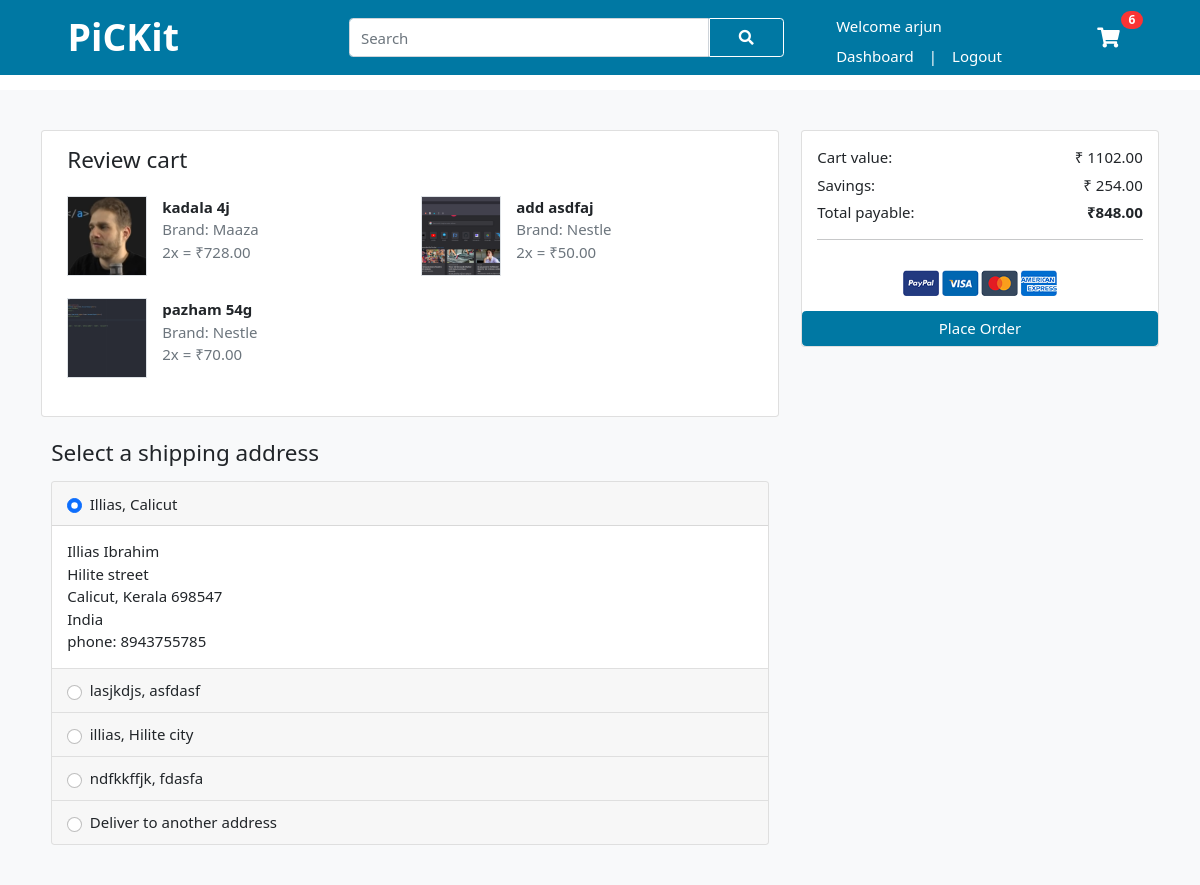
Page /checkout/ (signed in) on the earlier database version.
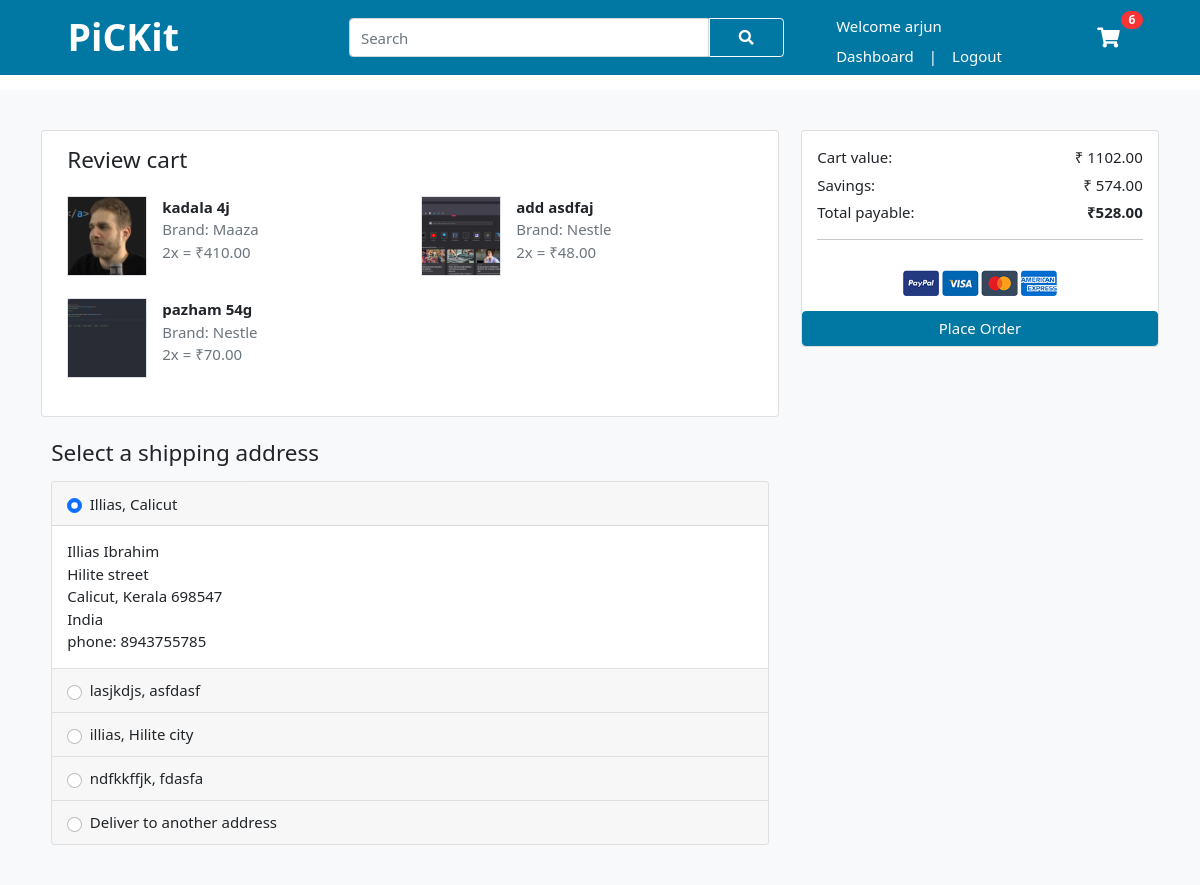
Same page on the later database version.
### user/models.py (models this page shows, shortened)
class CartItem(models.Model):
    user            = models.ForeignKey(Account,on_delete=models.CASCADE, null=True)
    product         = models.ForeignKey(Product, on_delete=models.CASCADE)
    cart            = models.ForeignKey(Cart, on_delete=models.CASCADE, null=True)
    quantity        = models.IntegerField()
    is_active       = models.BooleanField(default=True)
    def sub_total(self):
        return self.product.selling_price() * self.quantity

### vendor/models.py (models this page shows, shortened)
class Product(models.Model):
    product_name    = models.CharField(max_length=100, unique=True)
    mrp             = models.IntegerField()
    offer           = models.IntegerField(default=0)
    quantity        = models.CharField(max_length=10)
    description     = models.TextField(blank=True)
    brand           = models.ForeignKey(Brand, on_delete=models.CASCADE)
    category        = models.ForeignKey(Category, on_delete=models.CASCADE)
    image_1         = models.ImageField(upload_to = 'photos/products/primary')
    image_2         = models.ImageField(upload_to = 'photos/products/secondary')
    image_3         = models.ImageField(upload_to = 'photos/products/secondary', blank = True)
    image_4         = models.ImageField(upload_to = 'photos/products/secondary', blank = True)
    added_at        = models.DateTimeField(auto_now_add=True)
    modified_at     = models.DateTimeField(auto_now=True)
    def selling_price(self):
        if (self.category.cat_offer > self.offer):
            selling_price = self.mrp * (1-(int(self.category.cat_offer)/100))
        else:
            selling_price = self.mrp * (1-(int(self.offer)/100))
        return ceil(selling_price)
    def discount_amount(self):
        if (self.category.cat_offer > self.offer):
            discount_amount = self.mrp * ((int(self.category.cat_offer)/100))
        else:
            discount_amount = self.mrp * ((int(self.offer)/100))
        return floor(discount_amount)

class Category(models.Model):
    category_name   = models.CharField(max_length=50,unique=True)
    cat_image       = models.ImageField(upload_to = 'photos/categories')
    cat_offer       = models.IntegerField(default=0)
    time_added      = models.DateTimeField(auto_now_add=True)

class Brand(models.Model):
    brand_name   = models.CharField(max_length=50,unique=True)
    time_added   = models.DateTimeField(auto_now_add=True)

### user/views.py (the view, shortened to what this page needs)
# urls.py: path('checkout/',views.checkout,name="checkout"),
@login_required(login_url='sign-in')
def checkout(request):
    total = 0
    discount = 0
    total_mrp =0
    cart_items = None
    cart_items = CartItem.objects.filter(user=request.user,is_active=True)
    for cart_item in cart_items:
        total_mrp += (cart_item.product.mrp * cart_item.quantity)
        total += (cart_item.product.selling_price() * cart_item.quantity)
        discount += (cart_item.product.discount_amount() * cart_item.quantity)
    delivery_addresses = DeliveryAddress.objects.filter(user=request.user)
    is_default = DefaultAddress.objects.filter(user=request.user).exists()
    address_form = AddressForm()
    context = {
        'total':total,
        'cart_items':cart_items,
        'discount':discount,
        'total_mrp':total_mrp,
        'delivery_addresses':delivery_addresses,
        'address_form':address_form,
    }
    if is_default:
        default_address = DefaultAddress.objects.get(user=request.user)
        context['default_address']=default_address
    return render(request,'user/checkout.html',context)

### user/context_processors.py (called while the page is built)
def menu_links(request):
    links = Category.objects.all()
    return dict(links=links)

def counter(request):
    cart_count = 0
    if 'admin' in request.path:
        return {}
    else:
        try:
            cart = Cart.objects.filter(cart_id = _cart_id(request))
            if request.user.is_authenticated:
                cart_items = CartItem.objects.all().filter(user= request.user)
            else:
                cart_items = CartItem.objects.all().filter(cart=cart[:1])
            for cart_item in cart_items:
                cart_count += cart_item.quantity
        except Cart.DoesNotExist:
            cart_count = 0
    return dict(cart_count = cart_count)

### user/views.py (called while the page is built)
def _cart_id(request):
    cart = request.session.session_key
    if not cart:
        cart = request.session.create()
    return cart

### templates/user/checkout.html (shortened to what this page needs)
{% extends 'user/base.html' %}
{% load static %}
{% block content %}
<section class="section-content padding-y bg">
	<div class="container">
		<form novalidate action="" method="POST" id="addressForm">
		<div class="row">
				<div class="col-lg-8">
					<article class="card mb-4 col-md-12">
						<div class="card-body">
							<h4 class="card-title mb-4">Review cart</h4>
							<div class="row">
								{% for cart_item in cart_items %}
								<div class="col-lg-6">
									<figure class="itemside  mb-4">
										<div class="aside">
											{% if cart_item.product.image_1 %}
											<a href="{% url 'product' cart_item.product.id %}" > <img src="{{ cart_item.product.image_1.url }}" class="img-sm border">
											</a>
											{% else %}
											<a href="{% url 'product' cart_item.product.id %}" > <img src="{% static 'users/images/image-not-found.png' %}" class="img-sm border">
											</a>
											{% endif %}
									</div>
										<figcaption class="info">
											<p><b>{{ cart_item.product.product_name }}
												{{ cart_item.product.quantity }}</b>
											</p>
											<p class="text-secondary">Brand: {{ cart_item.product.brand.brand_name }}
											</p>
											<span class="text-muted">{{ cart_item.quantity }}x =
												₹{{cart_item.sub_total}}.00
											</span>
										</figcaption>
									</figure>
								</div>
								{% endfor %}
							</div>
						</div>
					</article>
					<main class="col-md-12">
						<h4 class="mb-3">Select a shipping address </h4>
						<article class="accordion" id="accordion_pay">
							{% for delivery_address in delivery_addresses %}
							<div class="card">
								<header class="card-header">
									<label class="form-check" data-toggle="collapse"
										data-target="#{{ delivery_address.first_name }}">
										<input class="form-check-input delivery-address" name="delivery-address"
										{% if default_address.default_address == delivery_address %}
										 checked
										 {% endif %}
											type="radio" value="{{ delivery_address.id }}">
										<h6 class="form-check-label">
											{{delivery_address.first_name}}, {{delivery_address.city}}
										</h6>
									</label>
								</header>
								<div id="{{delivery_address.first_name}}" class="collapse
							{% if default_address.default_address == delivery_address %}
							 show
							{% endif %}" data-parent="#accordion_pay">
									<div class="card-body">
										<p>{{delivery_address.first_name}} {{delivery_address.last_name}}
											<br>{{delivery_address.street}}
											<br>{{delivery_address.city}}, {{delivery_address.state}}
											{{delivery_address.pin}}
											<br>{{delivery_address.country}}
											<br>phone: {{delivery_address.phone}}
										</p>
									</div>
								</div>
							</div>
							{% endfor %}
							<div class="card">
								<header class="card-header">
									<label class="form-check" data-toggle="collapse" data-target="#pay_payme">
										<input  class="form-check-input delivery-address"  name="delivery-address" type="radio"
											value="add_new">
										<h6 class="form-check-label"> Deliver to another address </h6>
									</label>
								</header>
							</div>
						</article>
					</main>
				</div>
				<aside class="col-lg-4 float-right">
					<div class="card">
						<div class="card-body">
							<dl class="dlist-align">
								<dt>Cart value:</dt>
								<dd class="text-right">₹ {{ total_mrp }}.00</dd>
							</dl>
							<dl class="dlist-align">
								<dt>Savings:</dt>
								<dd class="text-right">₹ {{ discount }}.00 </dd>
							</dl>
							<dl class="dlist-align">
								<dt>Total payable:</dt>
								<dd class="text-right text-dark b"><strong>₹{{ total }}.00</strong></dd>
							</dl>
							<hr>
						</div>
							<p class="text-center mb-3">
								<img src="{% static 'users/images/payments.png' %}" height="26">
							</p>
							<button type="submit" class="btn btn-major btn-block"> Place Order </button>
						</div>
					</div>
		</div>
</section>
{% endblock %}

Differences in the rows shown:
changed through a linked row, CartItem "kadala": sub_total "728" → "410"
changed through a linked row, CartItem "add": sub_total "50" → "48"
Other differences:
{{ discount }}: "254" → "574"
{{ total }}: "848" → "528"
